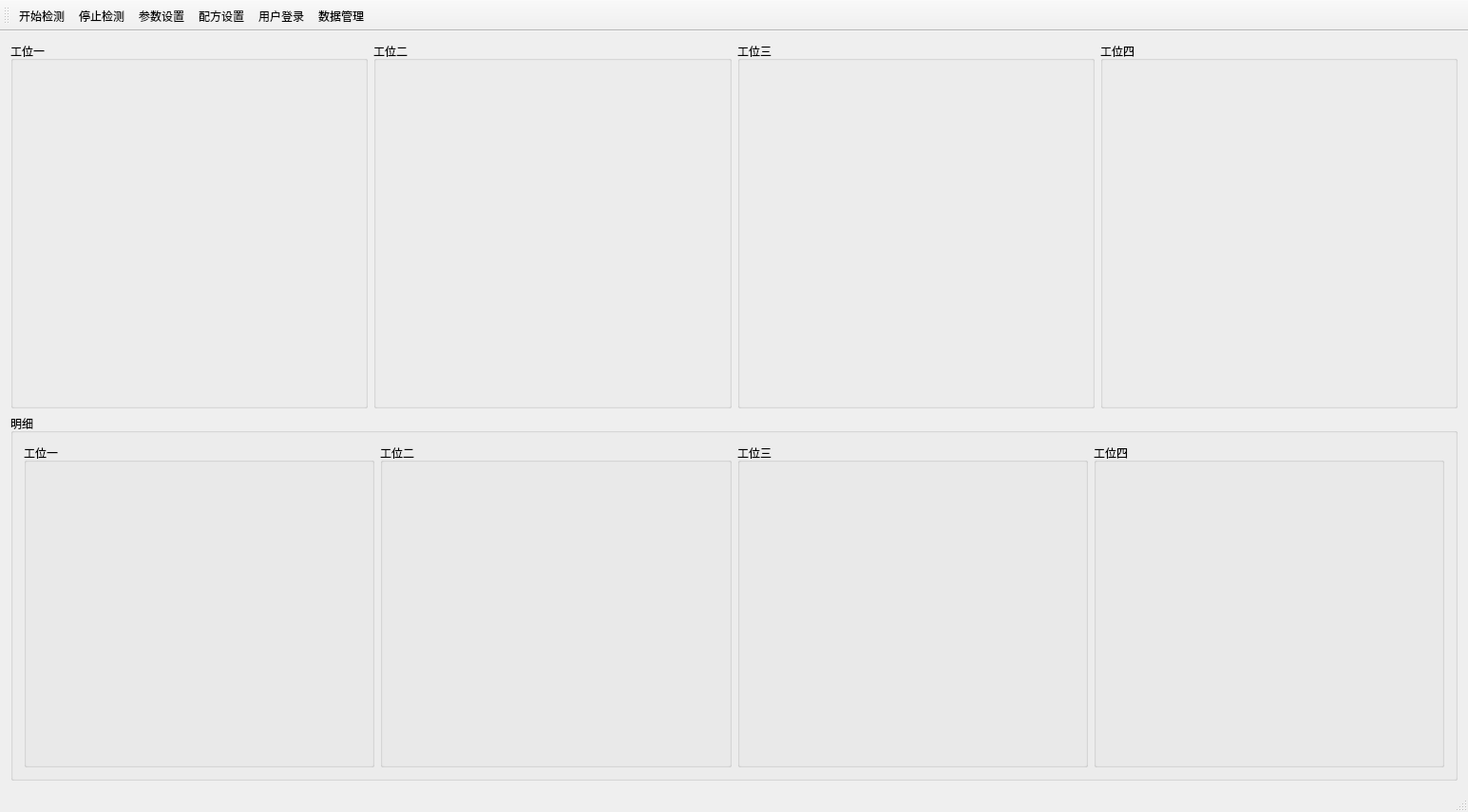
<?xml version="1.0" encoding="UTF-8"?>
<ui version="4.0">
 <class>CMainWindowClass</class>
 <widget class="QMainWindow" name="CMainWindowClass">
  <property name="geometry">
   <rect>
    <x>0</x>
    <y>0</y>
    <width>1545</width>
    <height>855</height>
   </rect>
  </property>
  <property name="windowTitle">
   <string>闻泰中框检测软件_V1.0,0</string>
  </property>
  <property name="windowIcon">
   <iconset resource="CMainWindow.qrc">
    <normaloff>:/CMainWindow/Resources/app.ico</normaloff>:/CMainWindow/Resources/app.ico</iconset>
  </property>
  <property name="styleSheet">
   <string notr="true">font: 12pt &quot;微软雅黑&quot;;</string>
  </property>
  <widget class="QWidget" name="centralWidget">
   <layout class="QGridLayout" name="gridLayout_6">
    <item row="0" column="3">
     <widget class="QGroupBox" name="groupBox_Cam4">
      <property name="title">
       <string>工位四</string>
      </property>
      <layout class="QGridLayout" name="gridLayout_4">
       <item row="0" column="0">
        <widget class="QLabel" name="label_Image4">
         <property name="styleSheet">
          <string notr="true">background-image: url(:/CMainWindow/Resources/background.png);</string>
         </property>
         <property name="text">
          <string/>
         </property>
        </widget>
       </item>
      </layout>
     </widget>
    </item>
    <item row="0" column="2">
     <widget class="QGroupBox" name="groupBox_Cam3">
      <property name="title">
       <string>工位三</string>
      </property>
      <layout class="QGridLayout" name="gridLayout_3">
       <item row="0" column="0">
        <widget class="QLabel" name="label_Image3">
         <property name="styleSheet">
          <string notr="true">background-image: url(:/CMainWindow/Resources/background.png);</string>
         </property>
         <property name="text">
          <string/>
         </property>
        </widget>
       </item>
      </layout>
     </widget>
    </item>
    <item row="0" column="1">
     <widget class="QGroupBox" name="groupBox_Cam2">
      <property name="title">
       <string>工位二</string>
      </property>
      <layout class="QGridLayout" name="gridLayout_2">
       <item row="0" column="0">
        <widget class="QLabel" name="label_Image2">
         <property name="styleSheet">
          <string notr="true">background-image: url(:/CMainWindow/Resources/background.png);</string>
         </property>
         <property name="text">
          <string/>
         </property>
        </widget>
       </item>
      </layout>
     </widget>
    </item>
    <item row="1" column="0" colspan="4">
     <widget class="QGroupBox" name="groupBox_5">
      <property name="title">
       <string>明细</string>
      </property>
      <layout class="QGridLayout" name="gridLayout_5">
       <item row="0" column="0">
        <widget class="QGroupBox" name="groupBox_1">
         <property name="mouseTracking">
          <bool>true</bool>
         </property>
         <property name="title">
          <string>工位一</string>
         </property>
        </widget>
       </item>
       <item row="0" column="1">
        <widget class="QGroupBox" name="groupBox_2">
         <property name="mouseTracking">
          <bool>true</bool>
         </property>
         <property name="title">
          <string>工位二</string>
         </property>
        </widget>
       </item>
       <item row="0" column="2">
        <widget class="QGroupBox" name="groupBox_3">
         <property name="mouseTracking">
          <bool>true</bool>
         </property>
         <property name="title">
          <string>工位三</string>
         </property>
        </widget>
       </item>
       <item row="0" column="3">
        <widget class="QGroupBox" name="groupBox_4">
         <property name="mouseTracking">
          <bool>true</bool>
         </property>
         <property name="title">
          <string>工位四</string>
         </property>
        </widget>
       </item>
      </layout>
     </widget>
    </item>
    <item row="0" column="0">
     <widget class="QGroupBox" name="groupBox_Cam1">
      <property name="title">
       <string>工位一</string>
      </property>
      <layout class="QGridLayout" name="gridLayout">
       <item row="0" column="0">
        <widget class="QLabel" name="label_Image1">
         <property name="styleSheet">
          <string notr="true">background-image: url(:/CMainWindow/Resources/background.png);</string>
         </property>
         <property name="text">
          <string/>
         </property>
        </widget>
       </item>
      </layout>
     </widget>
    </item>
   </layout>
  </widget>
  <widget class="QStatusBar" name="statusBar"/>
  <widget class="QToolBar" name="toolBar">
   <property name="windowTitle">
    <string>toolBar</string>
   </property>
   <property name="iconSize">
    <size>
     <width>50</width>
     <height>50</height>
    </size>
   </property>
   <property name="toolButtonStyle">
    <enum>Qt::ToolButtonTextUnderIcon</enum>
   </property>
   <attribute name="toolBarArea">
    <enum>TopToolBarArea</enum>
   </attribute>
   <attribute name="toolBarBreak">
    <bool>false</bool>
   </attribute>
   <addaction name="action_Start"/>
   <addaction name="action_Stop"/>
   <addaction name="action_Setting"/>
   <addaction name="action_Recipe"/>
   <addaction name="action_admin"/>
   <addaction name="action_DataManager"/>
  </widget>
  <action name="action_Start">
   <property name="icon">
    <iconset resource="CMainWindow.qrc">
     <normaloff>:/CMainWindow/Resources/start.png</normaloff>:/CMainWindow/Resources/start.png</iconset>
   </property>
   <property name="text">
    <string>开始检测</string>
   </property>
  </action>
  <action name="action_Stop">
   <property name="icon">
    <iconset resource="CMainWindow.qrc">
     <normaloff>:/CMainWindow/Resources/stop.png</normaloff>:/CMainWindow/Resources/stop.png</iconset>
   </property>
   <property name="text">
    <string>停止检测</string>
   </property>
  </action>
  <action name="action_Setting">
   <property name="icon">
    <iconset resource="CMainWindow.qrc">
     <normaloff>:/CMainWindow/Resources/settings.png</normaloff>:/CMainWindow/Resources/settings.png</iconset>
   </property>
   <property name="text">
    <string>参数设置</string>
   </property>
  </action>
  <action name="action_Recipe">
   <property name="icon">
    <iconset resource="CMainWindow.qrc">
     <normaloff>:/CMainWindow/Resources/settings.png</normaloff>:/CMainWindow/Resources/settings.png</iconset>
   </property>
   <property name="text">
    <string>配方设置</string>
   </property>
  </action>
  <action name="action_admin">
   <property name="icon">
    <iconset resource="CMainWindow.qrc">
     <normaloff>:/CMainWindow/Resources/admin.ico</normaloff>:/CMainWindow/Resources/admin.ico</iconset>
   </property>
   <property name="text">
    <string>用户登录</string>
   </property>
   <property name="toolTip">
    <string>用户登录</string>
   </property>
  </action>
  <action name="action">
   <property name="icon">
    <iconset resource="CMainWindow.qrc">
     <normaloff>:/CMainWindow/Resources/logo.png</normaloff>:/CMainWindow/Resources/logo.png</iconset>
   </property>
   <property name="text">
    <string/>
   </property>
  </action>
  <action name="action_DataManager">
   <property name="icon">
    <iconset resource="CMainWindow.qrc">
     <normaloff>:/CMainWindow/Resources/data.png</normaloff>:/CMainWindow/Resources/data.png</iconset>
   </property>
   <property name="text">
    <string>数据管理</string>
   </property>
   <property name="toolTip">
    <string>数据管理</string>
   </property>
  </action>
 </widget>
 <layoutdefault spacing="6" margin="11"/>
 <resources>
  <include location="CMainWindow.qrc"/>
 </resources>
 <connections/>
</ui>
